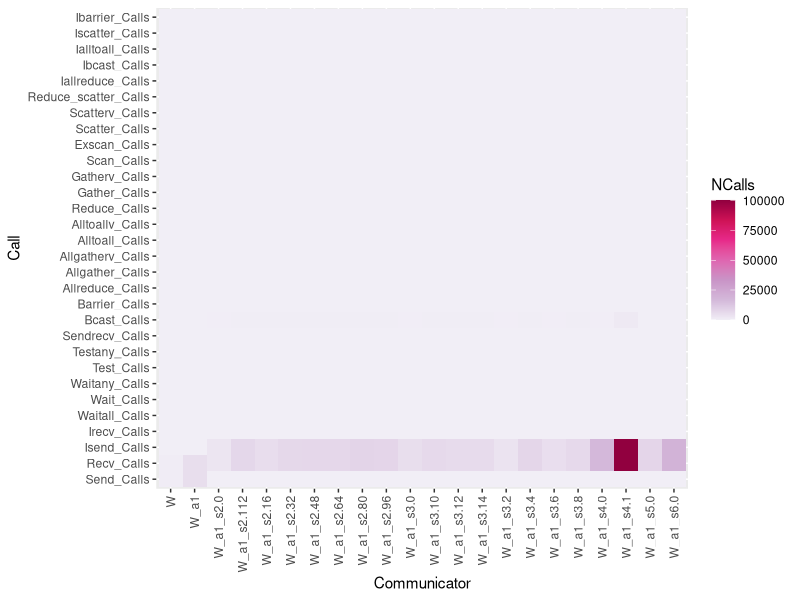
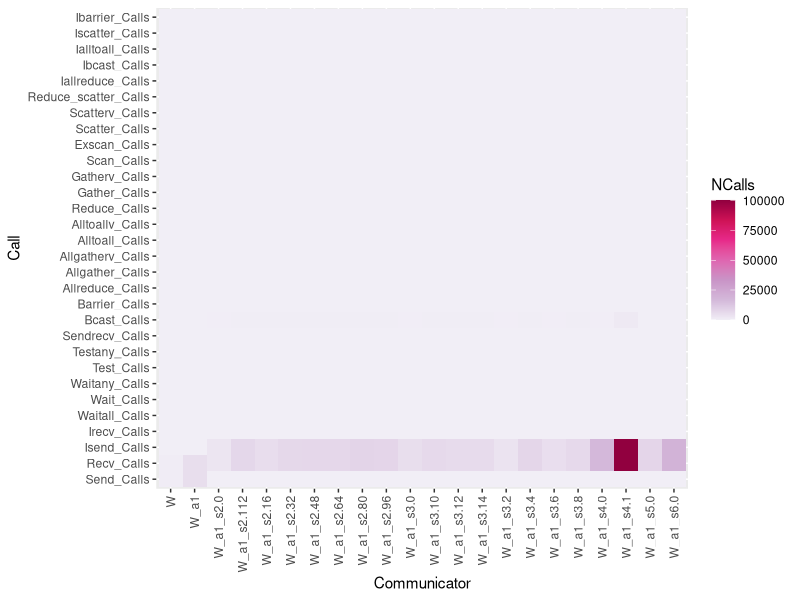

These charts were generated, in order, by the following R code:
df<-read.csv("splatt_128procs_med5tns.csv",header=TRUE,skip=5)
library(ggplot2)
p<-ggplot(data=df[df$Send_Calls > 0, ], aes(x=Comm, y=Send_Calls, fill=Comm)) +
  geom_bar(stat="identity")
#g<-ggplot(data=df, aes(x=dose, y=len, fill=supp)) +
#  geom_bar(stat="identity")

df <- df[df$Comm != "NULL", ]

library(tidyverse)
df <- df %>% select(ends_with(c("_Calls", "Comm")))


#str(df)

library(reshape)

library(RColorBrewer)
#library(viridis)

df2 <- melt(df)
str(df2)
colnames(df2) <- c("Communicator", "Call", "NCalls")
#heatmap(as.matrix(df2[,-1]))
library(RColorBrewer)
library(svglite)
coul <- colorRampPalette(brewer.pal(8, "PiYG"))(25)
g <- ggplot(df2, aes(x = Communicator, y = Call, fill = NCalls)) +
  geom_tile() + theme(axis.text.x = element_text(angle = 90, vjust = 0.5, hjust=1)) + 
  scale_fill_distiller(palette = 11,direction = 1)
  #scale_fill_viridis(direction=1)
#scale_fill_gradient(low="yellow",high="black",space="Lab")
#scale_fill_gradient(low = "#ff2D00",high = "#ffffff",guide = "colorbar")
ggsave(file="calls_splat.svg", plot=g, width=10, height=8)
print(g)
